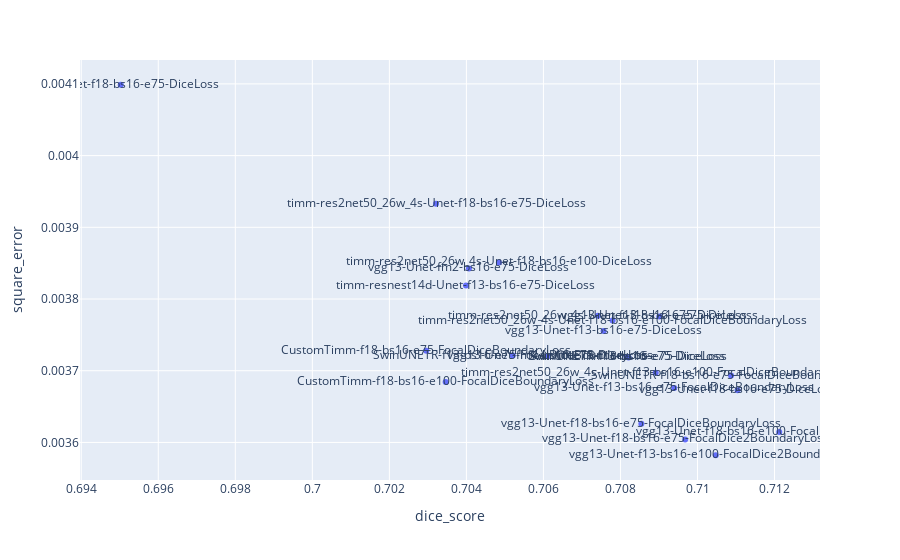

Notebook cell for this chart:
### Code cell
# Create a scatterplot with plotly express
import plotly.express as px
fig = px.scatter(df, x="dice_score", y="square_error", text="name")
fig.show()

### Figure 1 — Plotly figure (JSON) as saved in the notebook; plotly's stock layout.template omitted (floating-point values rounded to 4 significant figures)
{"data": [{"hovertemplate": "dice_score=%{x}<br>square_error=%{y}<br>name=%{text}<extra></extra>", "legendgroup": "", "marker": {"color": "#636efa", "symbol": "circle"}, "mode": "markers+text", "name": "", "orientation": "v", "showlegend": false, "text": ["vgg13-Unet-f18-bs16-e100-FocalDiceBoundaryLoss", "vgg13-Unet-f18-bs16-e75-DiceLoss", "SwinUNETR-f18-bs16-e75-FocalDiceBoundaryLoss", "vgg13-Unet-f13-bs16-e100-FocalDice2BoundaryLoss", "vgg13-Unet-f18-bs16-e75-FocalDice2BoundaryLoss", "vgg13-Unet-f13-bs16-e75-FocalDiceBoundaryLoss", "vgg13-Unet-f18-bs16-e75-DiceLoss", "timm-res2net50_26w_4s-Unet-f13-bs16-e100-FocalDiceBoundaryLoss", "vgg13-Unet-f18-bs16-e75-FocalDiceBoundaryLoss", "SwinUNETR-f18-bs16-e75-DiceLoss", "SwinUNETR-f13-bs16-e75-DiceLoss", "timm-res2net50_26w_4s-Unet-f18-bs16-e100-FocalDiceBoundaryLoss", "vgg13-Unet-f13-bs16-e75-DiceLoss", "timm-res2net50_26w_4s-Unet-f13-bs16-e75-DiceLoss", "vgg13-Unet-fm4-bs16-e75-DiceLoss", "SwinUNETR-f13-bs16-e75-FocalDiceBoundaryLoss", "timm-res2net50_26w_4s-Unet-f18-bs16-e100-DiceLoss", "vgg13-Unet-fm2-bs16-e75-DiceLoss", "timm-resnest14d-Unet-f13-bs16-e75-DiceLoss", "CustomTimm-f18-bs16-e100-FocalDiceBoundaryLoss", "timm-res2net50_26w_4s-Unet-f18-bs16-e75-DiceLoss", "CustomTimm-f18-bs16-e75-FocalDiceBoundaryLoss", "vgg13-Unet-f18-bs16-e75-DiceLoss"], "type": "scatter", "x": [0.7121, 0.711, 0.7109, 0.7105, 0.7097, 0.7094, 0.709, 0.7089, 0.7085, 0.7082, 0.7082, 0.7078, 0.7076, 0.7074, 0.7061, 0.7052, 0.7048, 0.7041, 0.704, 0.7035, 0.7032, 0.703, 0.695], "xaxis": "x", "y": [0.003614, 0.003673, 0.003693, 0.003582, 0.003604, 0.003676, 0.003776, 0.003697, 0.003626, 0.003719, 0.003719, 0.00377, 0.003755, 0.003777, 0.00372, 0.003721, 0.003851, 0.003843, 0.003819, 0.003684, 0.003933, 0.003728, 0.004099], "yaxis": "y"}], "layout": {"legend": {"tracegroupgap": 0}, "margin": {"t": 60}, "xaxis": {"anchor": "y", "domain": [0, 1], "title": {"text": "dice_score"}}, "yaxis": {"anchor": "x", "domain": [0, 1], "title": {"text": "square_error"}}}}
